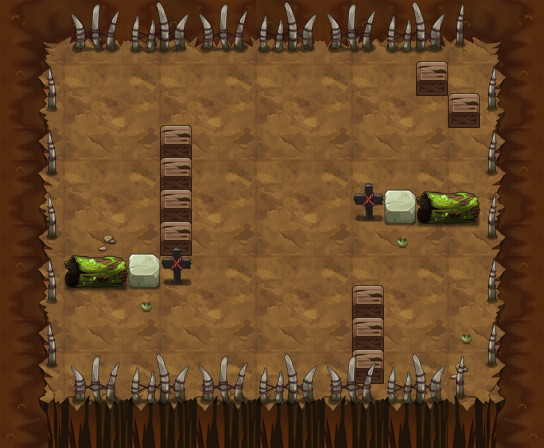

This is a level from a 2D game, rendered from its Tiled map with the project's own tilesets. A one-line summary and the map file follow, with tile-layer data summarised:
An orthogonal 17x14 tile map with 32x32 px tiles, 16 tile layers (PASS, 块层 2, 块层 5, 块层 3, ...) and 8 objects (4x TRAP, 3x yjwy1, PLAYER).

<map version="1.0" orientation="orthogonal" width="17" height="14" tilewidth="32" tileheight="32">
 <properties>
  <property name="DESTRY1" value="25" />
  <property name="DESTRY2" value="27" />
  <property name="DESTRY_COUNT" value="2" />
  <property name="EXP" value="1025" />
  <property name="ITEM" value="D038" />
  <property name="MONEY" value="1538" />
 </properties>
 <tileset firstgid="1" name="yjbl" tilewidth="32" tileheight="32">
  <image source="yjbl.png" width="450" height="600" />
 </tileset>
 <layer name="PASS" width="17" height="14">
  <data>[238 cells, 125 non-empty, 10 distinct tile ids]</data>
 </layer>
 <layer name="块层 2" width="17" height="14">
  <data>[238 cells, 238 non-empty, 31 distinct tile ids]</data>
 </layer>
 <layer name="块层 5" width="17" height="14">
  <data>[238 cells, 6 non-empty, 3 distinct tile ids]</data>
 </layer>
 <layer name="块层 3" width="17" height="14">
  <data>[238 cells, 64 non-empty, 12 distinct tile ids]</data>
 </layer>
 <layer name="块层 6" width="17" height="14">
  <data>[238 cells, 17 non-empty, 5 distinct tile ids]</data>
 </layer>
 <layer name="SHELTER 11" width="17" height="14">
  <data>[238 cells, 13 non-empty, 5 distinct tile ids]</data>
 </layer>
 <layer name="SHELTER 10" width="17" height="14">
  <data>[238 cells, 1 non-empty, 1 distinct tile ids]</data>
 </layer>
 <layer name="SHELTER 9" width="17" height="14">
  <data>[238 cells, 1 non-empty, 1 distinct tile ids]</data>
 </layer>
 <layer name="SHELTER 8" width="17" height="14">
  <data>[238 cells, 1 non-empty, 1 distinct tile ids]</data>
 </layer>
 <layer name="SHELTER 7" width="17" height="14">
  <data>[238 cells, 4 non-empty, 4 distinct tile ids]</data>
 </layer>
 <layer name="SHELTER 6" width="17" height="14">
  <data>[238 cells, 1 non-empty, 1 distinct tile ids]</data>
 </layer>
 <layer name="SHELTER 5" width="17" height="14">
  <data>[238 cells, 5 non-empty, 5 distinct tile ids]</data>
 </layer>
 <layer name="SHELTER 4" width="17" height="14">
  <data>[238 cells, 1 non-empty, 1 distinct tile ids]</data>
 </layer>
 <layer name="SHELTER 3" width="17" height="14">
  <data>[238 cells, 1 non-empty, 1 distinct tile ids]</data>
 </layer>
 <layer name="SHELTER 2" width="17" height="14">
  <data>[238 cells, 1 non-empty, 1 distinct tile ids]</data>
 </layer>
 <layer name="SHELTER 1" width="17" height="14">
  <data>[238 cells, 1 non-empty, 1 distinct tile ids]</data>
 </layer>
 <objectgroup name="对象层 1" width="17" height="14">
  <object name="PLAYER" type="PLAYER" x="64" y="288" width="32" height="32" />
  <object name="liusha" type="TRAP" x="256" y="128" width="32" height="32">
   <properties>
    <property name="lua_ai" value="trap_mire_ai" />
    <property name="trap_ani" value="liusha.actor" />
    <property name="trap_floor" value="true" />
    <property name="trap_sh" value="1" />
    <property name="trap_sw" value="1" />
   </properties>
  </object>
  <object name="liusha" type="TRAP" x="256" y="288" width="32" height="32">
   <properties>
    <property name="lua_ai" value="trap_mire_ai" />
    <property name="trap_ani" value="liusha.actor" />
    <property name="trap_floor" value="true" />
    <property name="trap_sh" value="1" />
    <property name="trap_sw" value="1" />
   </properties>
  </object>
  <object name="yjwy1" x="128" y="192" width="32" height="32">
   <properties>
    <property name="buff_type" value="fire_shell" />
    <property name="lua_ai" value="monster_yjwy_ai" />
    <property name="quality" value="yjwy1.quality" />
   </properties>
  </object>
  <object name="yjwy1" x="96" y="96" width="32" height="32">
   <properties>
    <property name="buff_type" value="fire_shell" />
    <property name="lua_ai" value="monster_yjwy_ai" />
    <property name="quality" value="yjwy1.quality" />
   </properties>
  </object>
  <object name="yjwy1" x="416" y="256" width="32" height="32">
   <properties>
    <property name="buff_type" value="fire_shell" />
    <property name="lua_ai" value="monster_yjwy_ai" />
    <property name="quality" value="yjwy1.quality" />
   </properties>
  </object>
  <object name="staff_driger_control" type="TRAP" x="0" y="416" width="32" height="32">
   <properties>
    <property name="trap_delay" value="10" />
    <property name="trap_id" value="0" />
    <property name="trap_script" value="trap(&quot;staff_driger&quot;):setOpened(true);" />
    <property name="trap_start_mode" value="2" />
    <property name="trap_state" value="open" />
   </properties>
  </object>
  <object name="staff_driger" type="TRAP" x="448" y="64" width="32" height="32">
   <properties>
    <property name="trap_ani" value="driger.actor" />
    <property name="trap_floor" value="true" />
    <property name="trap_id" value="0" />
    <property name="trap_script" value="target(&quot;PLAYER&quot;):setCurrentUseSkill(  make_ice_staff_skill()  );target(&quot;PLAYER&quot;):setEffectAnimateName(&quot;find_player.ani&quot;);trap(&quot;staff_driger&quot;):setOpened(false)" />
    <property name="trap_start_mode" value="0" />
    <property name="trap_state" value="open" />
   </properties>
  </object>
 </objectgroup>
</map>
